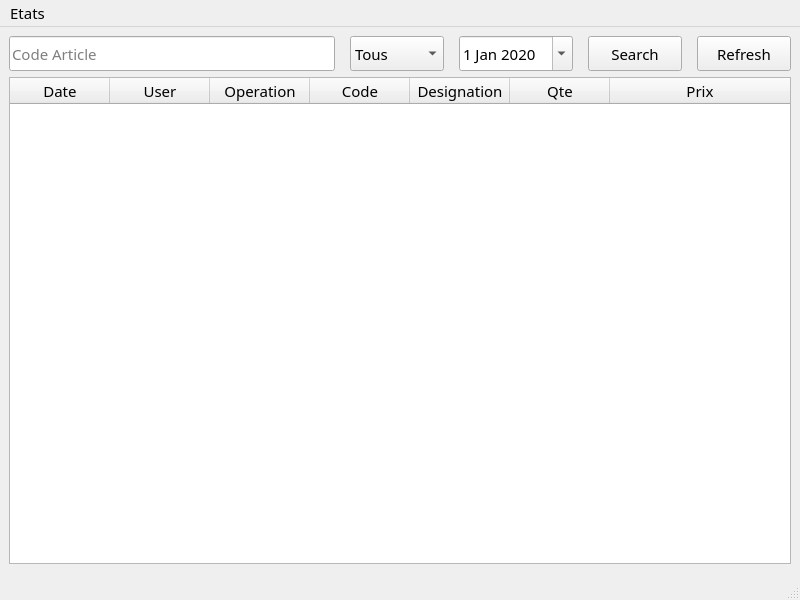
<?xml version="1.0" encoding="UTF-8"?>
<ui version="4.0">
 <class>MainWindowMovement</class>
 <widget class="QMainWindow" name="MainWindowMovement">
  <property name="geometry">
   <rect>
    <x>0</x>
    <y>0</y>
    <width>800</width>
    <height>600</height>
   </rect>
  </property>
  <property name="font">
   <font>
    <family>Monaco</family>
    <pointsize>11</pointsize>
   </font>
  </property>
  <property name="windowTitle">
   <string>Magasin Movement</string>
  </property>
  <widget class="QWidget" name="centralwidget">
   <layout class="QVBoxLayout" name="verticalLayout">
    <item>
     <layout class="QHBoxLayout" name="horizontalLayout">
      <property name="spacing">
       <number>15</number>
      </property>
      <item>
       <widget class="QLineEdit" name="lineEditSearchMov">
        <property name="minimumSize">
         <size>
          <width>0</width>
          <height>35</height>
         </size>
        </property>
        <property name="placeholderText">
         <string>Code Article</string>
        </property>
       </widget>
      </item>
      <item>
       <widget class="QComboBox" name="comboBoxOperation">
        <property name="minimumSize">
         <size>
          <width>94</width>
          <height>35</height>
         </size>
        </property>
        <item>
         <property name="text">
          <string>Tous</string>
         </property>
        </item>
        <item>
         <property name="text">
          <string>Entree</string>
         </property>
        </item>
        <item>
         <property name="text">
          <string>Sortie</string>
         </property>
        </item>
       </widget>
      </item>
      <item>
       <widget class="QDateEdit" name="dateEditMov">
        <property name="minimumSize">
         <size>
          <width>0</width>
          <height>35</height>
         </size>
        </property>
        <property name="calendarPopup">
         <bool>true</bool>
        </property>
        <property name="date">
         <date>
          <year>2020</year>
          <month>1</month>
          <day>1</day>
         </date>
        </property>
       </widget>
      </item>
      <item>
       <widget class="QPushButton" name="pushButtonSearchMov">
        <property name="minimumSize">
         <size>
          <width>94</width>
          <height>35</height>
         </size>
        </property>
        <property name="text">
         <string>Search</string>
        </property>
       </widget>
      </item>
      <item>
       <widget class="QPushButton" name="pushButtonMovRefresh">
        <property name="minimumSize">
         <size>
          <width>94</width>
          <height>35</height>
         </size>
        </property>
        <property name="text">
         <string>Refresh</string>
        </property>
       </widget>
      </item>
     </layout>
    </item>
    <item>
     <widget class="QTableWidget" name="tableWidget">
      <property name="font">
       <font>
        <family>Monaco</family>
        <pointsize>11</pointsize>
       </font>
      </property>
      <property name="editTriggers">
       <set>QAbstractItemView::NoEditTriggers</set>
      </property>
      <property name="alternatingRowColors">
       <bool>true</bool>
      </property>
      <property name="selectionBehavior">
       <enum>QAbstractItemView::SelectRows</enum>
      </property>
      <attribute name="horizontalHeaderStretchLastSection">
       <bool>true</bool>
      </attribute>
      <attribute name="verticalHeaderVisible">
       <bool>false</bool>
      </attribute>
      <column>
       <property name="text">
        <string>Date</string>
       </property>
      </column>
      <column>
       <property name="text">
        <string>User</string>
       </property>
      </column>
      <column>
       <property name="text">
        <string>Operation</string>
       </property>
      </column>
      <column>
       <property name="text">
        <string>Code</string>
       </property>
      </column>
      <column>
       <property name="text">
        <string>Designation</string>
       </property>
      </column>
      <column>
       <property name="text">
        <string>Qte</string>
       </property>
      </column>
      <column>
       <property name="text">
        <string>Prix</string>
       </property>
      </column>
     </widget>
    </item>
   </layout>
  </widget>
  <widget class="QMenuBar" name="menubar">
   <property name="geometry">
    <rect>
     <x>0</x>
     <y>0</y>
     <width>800</width>
     <height>21</height>
    </rect>
   </property>
   <widget class="QMenu" name="menuEtats">
    <property name="title">
     <string>Etats</string>
    </property>
    <addaction name="actionJournalier"/>
    <addaction name="actionMensuel"/>
    <addaction name="actionTous"/>
   </widget>
   <addaction name="menuEtats"/>
  </widget>
  <widget class="QStatusBar" name="statusbar"/>
  <action name="actionJournalier">
   <property name="text">
    <string>Journalier</string>
   </property>
  </action>
  <action name="actionMensuel">
   <property name="text">
    <string>Mensuel</string>
   </property>
  </action>
  <action name="actionTous">
   <property name="text">
    <string>Tous</string>
   </property>
  </action>
 </widget>
 <resources/>
 <connections/>
</ui>
